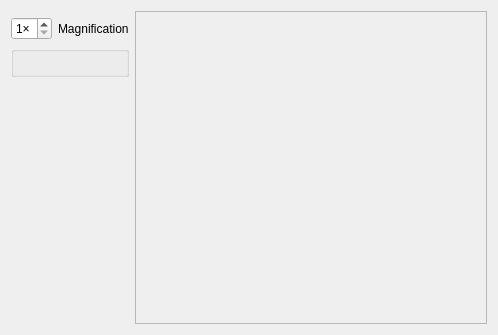
<?xml version="1.0" encoding="UTF-8"?>
<ui version="4.0">
 <class>MapView</class>
 <widget class="QWidget" name="MapView">
  <property name="geometry">
   <rect>
    <x>0</x>
    <y>0</y>
    <width>498</width>
    <height>335</height>
   </rect>
  </property>
  <property name="windowTitle">
   <string>Maps</string>
  </property>
  <layout class="QGridLayout" name="gridLayout">
   <item row="0" column="1" rowspan="4">
    <widget class="QScrollArea" name="scrollArea">
     <property name="widgetResizable">
      <bool>true</bool>
     </property>
     <property name="alignment">
      <set>Qt::AlignLeading|Qt::AlignLeft|Qt::AlignTop</set>
     </property>
     <widget class="QWidget" name="scrollAreaWidgetContents">
      <property name="geometry">
       <rect>
        <x>0</x>
        <y>0</y>
        <width>314</width>
        <height>309</height>
       </rect>
      </property>
      <layout class="QVBoxLayout" name="verticalLayout">
       <item>
        <widget class="QLabel" name="map">
         <property name="text">
          <string/>
         </property>
        </widget>
       </item>
      </layout>
     </widget>
    </widget>
   </item>
   <item row="2" column="0">
    <widget class="QGBA::AssetTile" name="tile"/>
   </item>
   <item row="3" column="0">
    <spacer name="verticalSpacer">
     <property name="orientation">
      <enum>Qt::Vertical</enum>
     </property>
     <property name="sizeHint" stdset="0">
      <size>
       <width>0</width>
       <height>0</height>
      </size>
     </property>
    </spacer>
   </item>
   <item row="1" column="0">
    <layout class="QHBoxLayout" name="horizontalLayout_4">
     <item>
      <widget class="QSpinBox" name="magnification">
       <property name="sizePolicy">
        <sizepolicy hsizetype="Fixed" vsizetype="Fixed">
         <horstretch>0</horstretch>
         <verstretch>0</verstretch>
        </sizepolicy>
       </property>
       <property name="suffix">
        <string>×</string>
       </property>
       <property name="minimum">
        <number>1</number>
       </property>
       <property name="maximum">
        <number>4</number>
       </property>
      </widget>
     </item>
     <item>
      <widget class="QLabel" name="label_2">
       <property name="text">
        <string>Magnification</string>
       </property>
      </widget>
     </item>
    </layout>
   </item>
   <item row="0" column="0">
    <layout class="QVBoxLayout" name="bgLayout"/>
   </item>
  </layout>
 </widget>
 <customwidgets>
  <customwidget>
   <class>QGBA::AssetTile</class>
   <extends>QGroupBox</extends>
   <header>AssetTile.h</header>
   <container>1</container>
  </customwidget>
 </customwidgets>
 <resources/>
 <connections/>
</ui>
